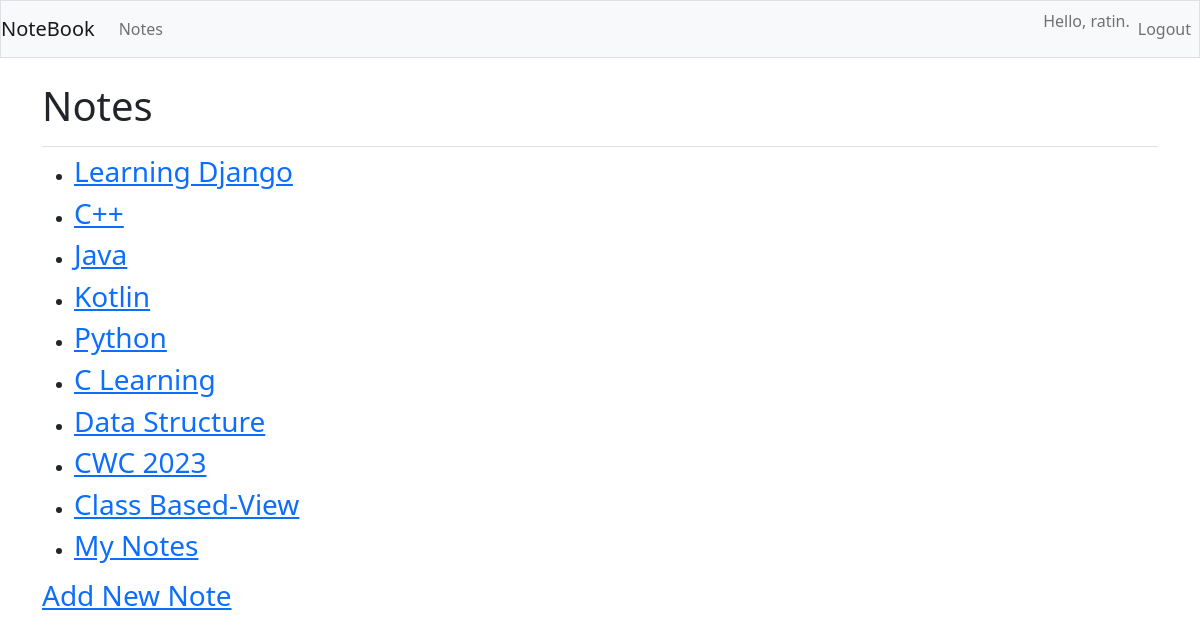
Screenshot of /notes/ (signed in) with the database file from the repository.
### notes/models.py (models this page shows, shortened)
class Note(models.Model):
    title=models.CharField(max_length=200)
    date_added=models.DateTimeField(auto_now_add=True)

### notes/views.py (the view)
# urls.py: path('notes/',views.notesListView.as_view(),name='notes'),
class notesListView(LoginRequiredMixin,ListView):
    model=Note
    template_name='notes/notes.html'
    context_object_name='notes'

### notes/templates/notes/notes.html
{% extends "notes/base.html" %}
{% block page_header %}
    <h1>Notes</h1>
{% endblock page_header %}
{% block content %}
    <ul>
        {% for note in notes %}
            <li>
                <h3>
                    <a href="{% url 'notes:note' note.id %}">{{note.title}}</a>
                </h3>
            </li>
        {% empty %}
            <h3>No Notes Out There</h3>
        {% endfor %}
    </ul>
    <h3><a href="{% url 'notes:new_note' %}">Add New Note</a></h3>
{% endblock content %}

### notes/templates/notes/base.html (shortened to what this page needs)
{% load bootstrap5 %}
<!doctype html>
<html lang="en">
<head>
  <link href="https://stackpath.bootstrapcdn.com/bootstrap/5.1.3/css/bootstrap.min.css" rel="stylesheet">
  {% bootstrap_css %}
</head>
<body>
  <nav class="navbar navbar-expand-md navbar-light bg-light mb-4 border">
    <a class="navbar-brand" href="{% url 'notes:index' %}">NoteBook</a>
    <div class="collapse navbar-collapse" id="navbarCollapse">
      <ul class="navbar-nav me-auto">
        <li class="nav-item">
          <a class="nav-link" href="{% url 'notes:notes' %}">Notes</a>
        </li>
      </ul>
      <ul class="navbar-nav ms-auto">
        {% if user.is_authenticated %}
          <li class="nav-item">
            <span class="navbar-text">Hello, {{ user.username }}.</span>
          </li>
          <li class="nav-item">
            <a class="nav-link" href="{% url 'accounts:logout' %}">Logout</a>
          </li>
        {% endif %}
      </ul>
    </div>
  </nav>
  <main role="main" class="container">
    <div class="pb-2 mb-2 border-bottom">
      {% block page_header %}{% endblock page_header %}
    </div>
    <div>
      {% block content %}{% endblock content %}
    </div>
  </main>
</body>
</html>

### rows the page displays
Note: title "Learning Django"
Note: title "C++"
Note: title "Java"
Note: title "Kotlin"
Note: title "Python"
Note: title "C Learning"
Note: title "Data Structure"
Note: title "CWC 2023"
Note: title "Class Based-View"
Note: title "My Notes"

### other values shown
{{ user.username }} "ratin"
